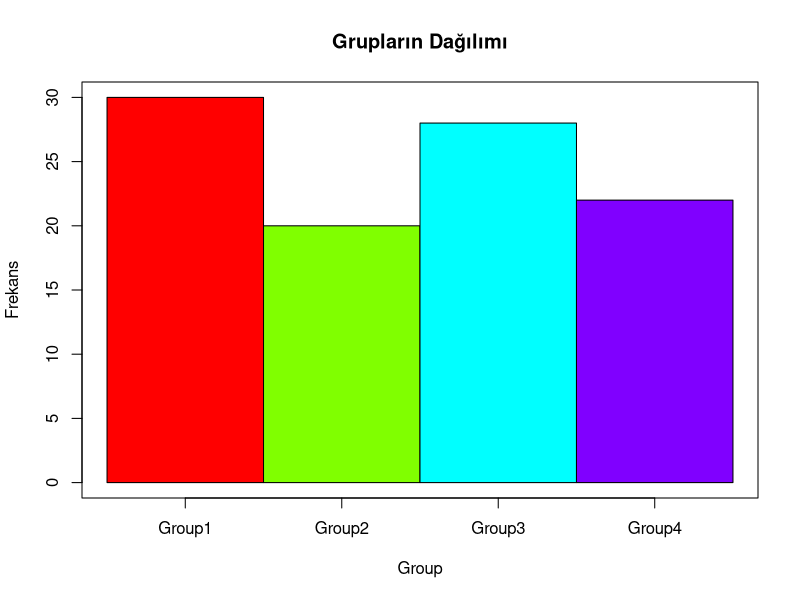
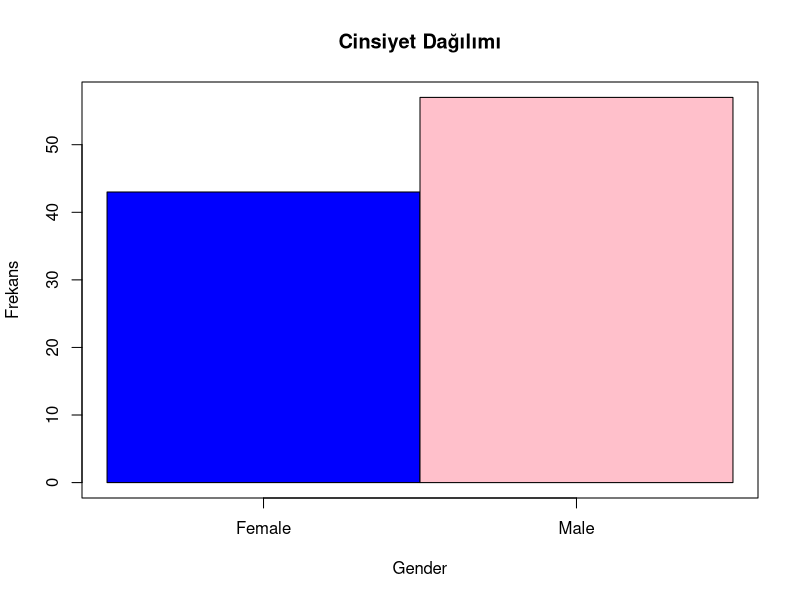
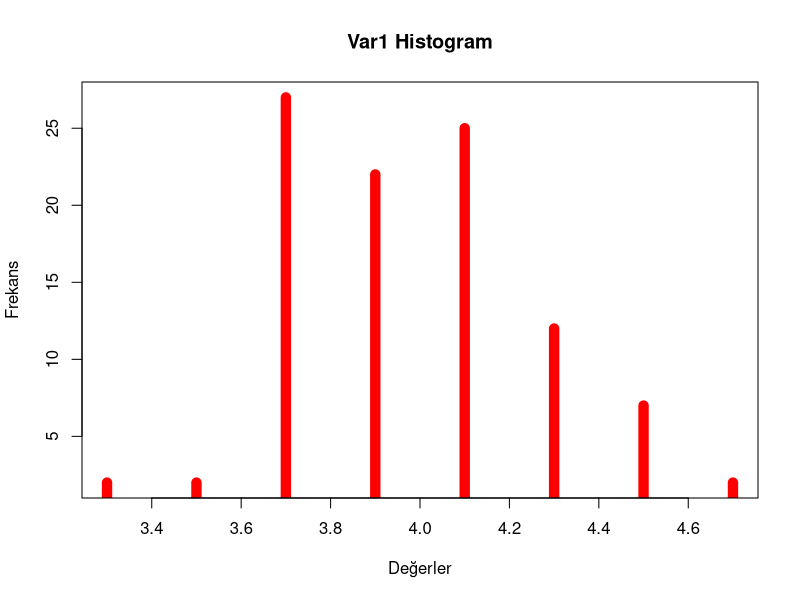
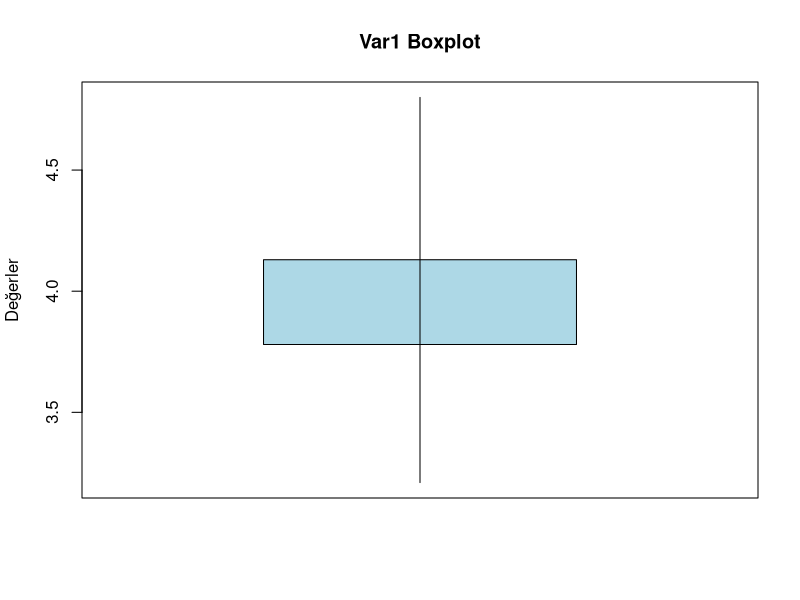

These figures' R source, in order:
# Veriyi okuma
library(readr)
data <- read_delim("DatasetNA.txt", delim = " ", col_names = TRUE)

# Eksik değerleri kontrol etme
print(colSums(is.na(data)))

# Özel çubuk grafik fonksiyonu
draw_barplot <- function(data, column, main_title, x_label, y_label, colors, horizontal = FALSE) {
  counts <- table(data[[column]])
  bar_width <- rep(0.5, length(counts))
  plot(NA, xlim = c(0, length(counts)), ylim = c(0, max(counts)), xaxt = 'n', yaxt = 'n', xlab = x_label, ylab = y_label, main = main_title)
  rect(0:(length(counts) - 1), 0, 1:length(counts), counts, col = colors, border = "black")
  axis(1, at = 0.5:(length(counts) - 0.5), labels = names(counts))
  axis(2)
}

# Kullanım örneği
draw_barplot(data, "Group", "Grupların Dağılımı", "Group", "Frekans", colors = rainbow(4))

draw_barplot(data, "Gender", "Cinsiyet Dağılımı", "Gender", "Frekans", colors = c("blue", "pink"))

# Histogram fonksiyonu
draw_histogram <- function(data, column, bins, main_title, x_label, y_label, color) {
  hist_data <- hist(data[[column]], breaks = bins, plot = FALSE)
  plot(hist_data$mids, hist_data$counts, type = 'h', lwd = 10, col = color, main = main_title, xlab = x_label, ylab = y_label)
}

draw_histogram(data, "Var1", bins = 10, main_title = "Var1 Histogram", x_label = "Değerler", y_label = "Frekans", color = "red")

# Boxplot fonksiyonu
draw_boxplot <- function(data, column, main_title, x_label, y_label, color) {
  sorted_values <- sort(data[[column]], na.last = TRUE)
  q1 <- quantile(sorted_values, 0.25, na.rm = TRUE)
  q3 <- quantile(sorted_values, 0.75, na.rm = TRUE)
  median_value <- median(sorted_values, na.rm = TRUE)

  plot(1, median_value, xlim = c(0.5, 1.5), ylim = range(sorted_values, na.rm = TRUE), pch = 20, xaxt = 'n', xlab = x_label, ylab = y_label, main = main_title)
  rect(0.75, q1, 1.25, q3, col = color, border = "black")
  segments(1, min(sorted_values, na.rm = TRUE), 1, max(sorted_values, na.rm = TRUE))
}

draw_boxplot(data, "Var1", "Var1 Boxplot", "", "Değerler", color = "lightblue")
